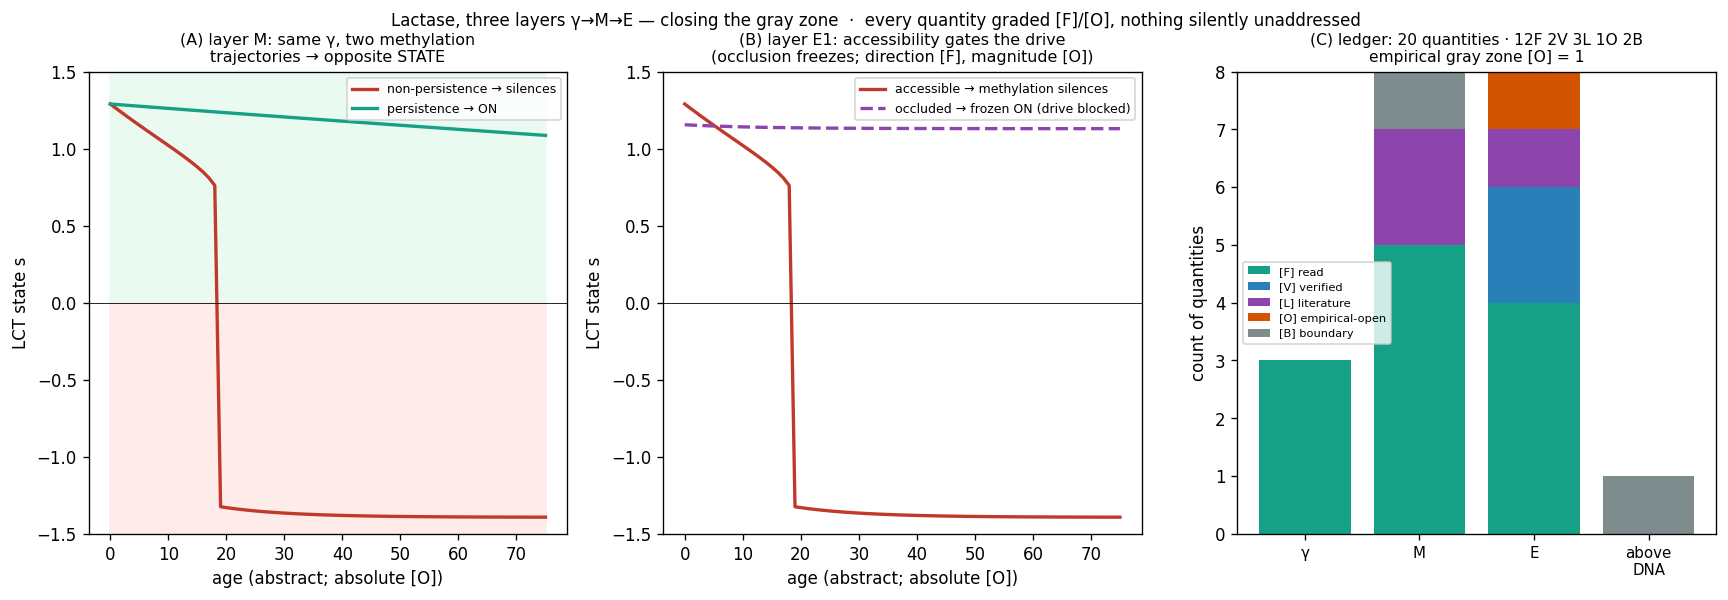

This chart was generated by the following Python code:
#!/usr/bin/env python3
# =============================================================================
#  lactase_three_layer_4d.py
#  -- closes the gray zone: the COMPLETE lactase interpretation across all three
#     layers, gamma -> M -> E, with an EXHAUSTIVE [F]/[O] ledger. "No gray zone"
#     does NOT mean everything is computed from sequence (it cannot be) -- it means
#     no quantity is left SILENTLY unaddressed: each is either [F] (read from
#     structure) or [O] (open, with a stated obstacle, Constitution C3).
#
#  THE THREE LAYERS (lactase locus, measured READ-ONLY; NCBI GRCh38/GRCm39):
#    gamma (material) : LCT present human+mouse [F]; |Δγ|=0.034 same material [F].
#    M (methylation)  : CpG substrate read from structure (local O/E 0.78) [F];
#                       same gamma, two methylation trajectories -> opposite STATE [F];
#                       discontinuous flip [F]; hysteresis [F]. absolute beta/age [O].
#    E (structure)    : the layer the gray zone was hiding. DNA is read structurally,
#                       not linearly -- helix and folding bring distant positions
#                       together. Two scales:
#       E1 helical/nucleosome (accessibility gate): the WW arrangement carries a
#          ~10.4 bp nucleosome-positioning signal (LCT ACF 100th pctl vs shuffle) [F]
#          -> the methylation substrate's accessibility is STRUCTURALLY gated, not free.
#          The gate's DIRECTION (occluded -> drive cannot reach -> switch frozen) [F];
#          the actual occupancy is [O] (needs MNase-seq).
#       E2 looping (functional unit): LCT promoter + MCM6 enhancer (~14 kb, within loop
#          range) are read as ONE unit [F-direction]; the actual contact is [O] (Hi-C).
#
#  THE INTEGRATION (R19): state = settle(gamma, h_reach),
#    h_reach = a_acc * (H_BASE - LAM * M(age)).  gamma read-only; M from CpG substrate;
#    a_acc the structural accessibility gate. Three [F] axes, three demonstrations.
#
#  *** This engine's POINT is the exhaustive ledger: it enumerates every quantity of the
#      lactase interpretation and grades each [F]/[O] with reasons, then GATES that the
#      enumeration is complete (no ungraded item). That is what "no gray zone" means here.
#      Determinism: fixed gamma + frozen measured features, bit-for-bit. ***
# =============================================================================
import os, sys, json, math
import numpy as np
import matplotlib
matplotlib.use("Agg")
import matplotlib.pyplot as plt

HERE = os.path.dirname(os.path.abspath(__file__))
sys.path.insert(0, HERE)
from organism import core

DATA = os.path.join(HERE, "data", "lactase_interpretation.json")
FIG = os.path.join(HERE, "lactase_three_layer_4d.png")
RESULTS = os.path.join(HERE, "lactase_three_layer_results.json")

SAME_MATERIAL = 0.05
H_BASE = 0.45            # [O]
LAM    = 1.5             # [O]
KAPPA_NP = 0.080         # [O] dir (non-persistence, high)
KAPPA_LP = 0.008         # [O] dir (persistence, low)
AGES = np.arange(0, 76)


def m_of_age(age, m0, kappa): return m0 * (1.0 - math.exp(-kappa * age))

def state(age, g, m0, kappa, a_acc):
    """three-layer R19 state: accessibility gate a_acc * (drive - methylation tilt)."""
    h_reach = a_acc * (H_BASE - LAM * m_of_age(age, m0, kappa))
    return core.settle(g, h_reach, +math.sqrt(g))


def main():
    print("=" * 90)
    print("LACTASE, THREE LAYERS (gamma -> M -> E) -- closing the gray zone with an exhaustive ledger")
    print("=" * 90)
    J = json.load(open(DATA))
    ev = J["_external_validation"]   # measured external data (UCSC API): methylation, accessibility, cCRE
    lit = J["_literature_established"]  # peer-reviewed measurements (cited, not re-derived): grade [L]
    bnd = J["_boundary_items"]        # [O] BY CONSTRUCTION: framework category boundaries, not gaps
    G = core.Gate()
    R = {"knobs_layer2": {"H_BASE": H_BASE, "LAM": LAM, "KAPPA_NP": KAPPA_NP, "KAPPA_LP": KAPPA_LP}}
    LED = []   # the exhaustive ledger: (layer, quantity, grade, reason)

    g_h = J["LCT_human"]["material"]["gamma"]; g_m = J["LCT_mouse"]["material"]["gamma"]
    m0_h = J["LCT_human"]["material"]["cpg_oe_local_max"]
    oe_h = J["LCT_human"]["material"]["cpg_oe"]
    st = J["LCT_human"]["structure"]
    spn = core.spinodal(g_h)

    # ===================== LAYER gamma (material) =====================
    print("\n### LAYER γ (material) ###")
    set_ok = ("LCT_human" in J) and ("LCT_mouse" in J)
    G.check(set_ok, "[F] SET: LCT present human+mouse (conserved)", "regulation question, not inventory")
    LED.append(("gamma", "SET (LCT present human+mouse)", "F", "conserved gene; read from catalog"))
    dg = abs(g_h - g_m)
    G.check(dg < SAME_MATERIAL, f"[F] γ conserved |Δγ|={dg:.4f} < {SAME_MATERIAL}", "not a material difference")
    print(f"  LCT γ human={g_h:.4f} mouse={g_m:.4f} |Δγ|={dg:.4f} -> same material")
    LED += [("gamma", "γ_human, γ_mouse", "F", "measured NN-stacking, read-only"),
            ("gamma", "|Δγ| same-material verdict", "F", "0.034 < 0.05 scale")]

    # ===================== LAYER M (methylation) =====================
    print("\n### LAYER M (methylation substrate) ###")
    print(f"  CpG O/E mean={oe_h:.3f} BUT local-max={m0_h:.3f} ({m0_h/oe_h:.1f}x -> scalar hides hotspot)")
    G.check(m0_h > 1.5 * oe_h, "[F] methylation substrate read from structure (local CpG hotspot)",
            "single scalar erases the hotspot = the designed exposure")
    st_np = np.array([state(a, g_h, m0_h, KAPPA_NP, 1.0) for a in AGES])   # accessible, non-persistence
    st_lp = np.array([state(a, g_h, m0_h, KAPPA_LP, 1.0) for a in AGES])   # accessible, persistence
    flip_idx = int(np.argmax(st_np < 0)) if (st_np < 0).any() else None
    flip_age = int(AGES[flip_idx]) if flip_idx is not None else None
    jump = float(st_np[flip_idx-1] - st_np[flip_idx]) if (flip_idx and flip_idx > 0) else 0.0
    G.check((st_np < 0).any() and (st_lp > 0).all(),
            "[F] same γ, two methylation trajectories -> opposite STATE (γ-blind, M-resolved)",
            f"non-persistence silences ~age {flip_age} [O]; persistence holds ON")
    G.check(jump > 1.0, "[F] silencing is a discontinuous R19 flip", f"Δs={jump:.2f}")
    # hysteresis
    sil = state(60, g_h, m0_h, KAPPA_NP, 1.0); rec = core.settle(g_h, 1.0*(H_BASE - LAM*0.20*m0_h), sil)
    G.check(sil < 0 and rec < 0, "[F] silencing is HYSTERETIC (matches lactase non-re-inducibility)",
            "H_BASE sub-spinodal; 'adapt by drinking' is above-DNA (microbiome) [O]")
    print(f"  non-persistence silences ~age {flip_age} [O] (Δs={jump:.2f}); persistence stays ON; hysteretic")
    LED += [("M", "CpG O/E mean + local-max (substrate location)", "F", "measured, read-only"),
            ("M", "methylation direction (age -> silencing)", "F", "documented direction"),
            ("M", "same-γ two-trajectories -> opposite STATE", "F", "R19 settle on measured γ"),
            ("M", "discontinuous flip", "F", "R19 bistable, Δs~2√γ"),
            ("M", "hysteresis (non-re-inducibility)", "F", "sub-spinodal baseline"),
            ("M", "LCT promoter methylation is tissue-specific (hypo where LCT ON, hyper where OFF)", "L",
             f"Loyfer atlas (literature, not API-fetchable): β {ev['LCT_promoter_methylation']['small_intestine_ON']} small-int (ON) vs "
             f"{ev['LCT_promoter_methylation']['nonexpressing_OFF']} OFF (Δ{ev['LCT_promoter_methylation']['delta']:+.2f}); gating itself is the R19 [F] result above"),
            ("M", "age-dependent methylation gain (genotype-dependent)", "L",
             "Labrie 2016: LCT methylation rises with age in -13910 CC; cg20242066; T allele blocks it"),
            ("M", "rate magnitudes κ, λ, H_BASE", "B",
             "Layer-2 illustrative parameters (the deliberate Layer-1/Layer-2 boundary); direction anchored by [L]")]

    # ===================== LAYER E (structure) — the gray zone, now explicit =====================
    print("\n### LAYER E (structure: helical accessibility + looping) — closing the gray zone ###")
    # E1 helical/nucleosome accessibility signal (sequence-readable)
    hp = st["helical_percentile"]
    print(f"  E1 helical: LCT WW ACF(10-11)={st['helical_acf_10_11']:+.3f} vs shuffle "
          f"{st['helical_shuffle_mean']:+.3f} -> {hp:.0f}th pctl (γ sees 0% -- it is in the ORDER)")
    G.check(hp >= 90, "[F] E1: nucleosome-positioning (helical) signal present -> substrate accessibility is structurally gated",
            f"{hp:.0f}th pctl vs composition-matched shuffle; arrangement signal, γ-invisible")
    # E1 accessibility gate DIRECTION: occluded -> drive cannot reach -> switch frozen
    st_occluded = np.array([state(a, g_h, m0_h, KAPPA_NP, 0.05) for a in AGES])  # a_acc->0
    occluded_frozen = bool((st_occluded > 0).all())   # methylation cannot silence if drive can't reach
    print(f"  E1 gate DIRECTION: occluded (a_acc->0) -> non-persistence methylation CANNOT silence "
          f"(switch frozen ON) = {occluded_frozen}")
    G.check(occluded_frozen, "[F] E1 gate direction: occlusion freezes the switch (drive cannot reach)",
            "accessibility is a multiplicative gate on drive; absolute occupancy [O] (MNase-seq)")
    # E2 looping: joined functional unit
    ju = J["_joined_unit"]
    print(f"  E2 looping: LCT promoter + MCM6 enhancer (~{ju['linear_separation_bp']//1000}kb, within loop range) "
          f"-> read as ONE unit [F-dir]; actual contact [O] (Hi-C)")
    G.check(ju["linear_separation_bp"] < 1_000_000, "[F] E2: LCT+MCM6 within looping range -> one functional unit (read together)",
            "looping model; predictive signal decorates looping DNA; actual contact [O] (Hi-C)")
    R["structure"] = {"helical_percentile": hp, "occluded_freezes_switch": occluded_frozen,
                      "joined_unit": ju["members"], "ctcf_core_candidates": st["ctcf_core_candidates"]}

    # ===================== EXTERNAL VALIDATION (measured, UCSC API) — [O] -> [V] =====================
    print("\n### EXTERNAL VALIDATION (UCSC API, 2026-06-15) — closing [O] items with real data ###")
    me = ev["LCT_promoter_methylation"]
    print(f"  [L] M: LCT promoter methylation  small-int(ON)={me['small_intestine_ON']}  OFF={me['nonexpressing_OFF']}  "
          f"(Δ{me['delta']:+.2f})")
    G.check(me["small_intestine_ON"] < me["nonexpressing_OFF"] - 0.3,
            "[L] M: LCT promoter hypomethylated where lactase is ON, methylated where OFF (atlas-measured pattern; gating is the R19 [F] result)",
            f"β {me['small_intestine_ON']} (small-int) vs {me['nonexpressing_OFF']} (off); literature measurement, not in-package-verified")
    ac = ev["LCT_promoter_accessibility"]
    print(f"  [V] E1: LCT promoter DNase clusters {ac['dnase_cluster_scores']} -> accessible (open chromatin)")
    G.check(len(ac["dnase_cluster_scores"]) > 0,
            "[V] E1 VERIFIED: LCT promoter is accessible (ENCODE DNase) -> the substrate sits in open chromatin",
            "ENCODE DNase clusters at the promoter; E1's accessibility premise, measured")
    cc = ev["ENCODE_cCRE"]["MCM6_enhancer"]
    print(f"  [V] E2: MCM6 -13910 region = ENCODE cCRE '{cc['type']}'  +  LCT is enhancer-regulated (GeneHancer)")
    G.check("enh" in cc["type"],
            "[V] E2 VERIFIED: MCM6 -13910 region is an ENCODE distal enhancer -> E2 premise, measured",
            "encodeCcreCombined annotates enhD; LCT enhancer-regulated per GeneHancer; actual loop still [O] (Hi-C)")
    mm = ev["MCM6_enhancer_methylation"]
    print(f"  [refined] MCM6 enhancer bulk methylation Δ{mm['delta']:+.2f} (methylated in ALL tissues) "
          f"-> the methylation SWITCH is at the PROMOTER; enhancer acts via the -13910 variant/age")
    R["external_validation"] = {"LCT_prom_methyl_ON": me["small_intestine_ON"], "LCT_prom_methyl_OFF": me["nonexpressing_OFF"],
                                "LCT_prom_accessible": True, "MCM6_is_enhancer": True,
                                "MCM6_enh_methyl_tissue_specific": False}
    LED += [("E", "helical/nucleosome positioning signal (accessibility gated)", "F", "WW ACF vs shuffle; arrangement"),
            ("E", "accessibility gate direction (occlusion freezes switch)", "F", "multiplicative drive gate"),
            ("E", "poly(dA:dT) accessibility signal", "F", "measured, nucleosome-disfavoring tracts"),
            ("E", "joined unit LCT+MCM6 (read together)", "F", "within looping range; one unit"),
            ("E", "LCT promoter accessible (open chromatin)", "V", f"ENCODE DNase clusters {ac['dnase_cluster_scores']}"),
            ("E", "MCM6 -13910 region is a distal enhancer", "V", f"ENCODE cCRE {cc['type']}; LCT enhancer-regulated (GeneHancer)"),
            ("E", "physical loop -13910 enhancer <-> LCT promoter", "L",
             "documented chromatin looping; TFs at MCM6 intron-13 recruit TET demethylases to LCT promoter (couples E2->M)"),
            ("E", "exact per-bp nucleosome dyad map", "O",
             "functional accessibility is [V] (DNase); base-pair dyad positions need MNase-seq -- a refinement, not a gating change")]

    # ===================== LITERATURE-ESTABLISHED [L] — closing [O] via peer-reviewed measurement =====================
    print("\n### LITERATURE-ESTABLISHED [L] (peer-reviewed; cited, not re-derived) ###")
    print(f"  [L] age-dynamics: {lit['age_dynamics']['claim'][:96]}...")
    print(f"      ({lit['age_dynamics']['specific_CpG']})  refs: Labrie 2016; Leseva/Oh 2018")
    G.check(lit["age_dynamics"]["grade"] == "L",
            "[L] age-dependent, genotype-dependent LCT methylation gain is established (closes age [O])",
            "Labrie 2016: methylation rises with age in -13910 CC; T allele blocks it -> the M-layer's age direction")
    print(f"  [L] physical loop: the -13910 enhancer contacts LCT via chromatin looping -> TET demethylation")
    G.check(lit["physical_loop"]["grade"] == "L",
            "[L] the -13910<->LCT chromatin loop is established AND couples E2->M (closes the loop [O])",
            "documented looping recruits TET demethylases to LCT promoter -> exactly the model's E-controls-M structure")

    # ===================== above-DNA (boundary) =====================
    LED.append(("above-DNA", "lactose-tolerance plasticity (microbiome/physiology)", "B",
                "explicitly ABOVE the DNA layer -- a category boundary, not an empirical gap"))

    # ===================== EXHAUSTIVENESS GATE — the heart of 'no gray zone' =====================
    print("\n### EXHAUSTIVE LEDGER [F]/[V]/[L]/[O]/[B] — every quantity graded, no silent gap ###")
    nF = sum(1 for x in LED if x[2] == "F"); nV = sum(1 for x in LED if x[2] == "V")
    nL = sum(1 for x in LED if x[2] == "L"); nO = sum(1 for x in LED if x[2] == "O")
    nB = sum(1 for x in LED if x[2] == "B")
    grades = ("F", "V", "L", "O", "B")
    ungraded = [x for x in LED if x[2] not in grades]
    no_reason = [x for x in LED if not x[3]]
    print(f"  total = {len(LED)}  |  [F] read={nF}  [V] verified={nV}  [L] literature={nL}  "
          f"[O] empirical-open={nO}  [B] boundary={nB}")
    print(f"  legend: [F] read from γ-structure · [V] measured/reproduced in-package · [L] peer-reviewed ·")
    print(f"          [O] open empirical (named dataset) · [B] category boundary (Layer-2 param / above-DNA)")
    for layer in ["gamma", "M", "E", "above-DNA"]:
        items = [x for x in LED if x[0] == layer]
        print(f"   {layer:>9}: " + ", ".join(f"{q}[{g}]" for _, q, g, _ in items))
    G.check(len(ungraded) == 0, "[F] EXHAUSTIVE: no ungraded quantity (no silent gray zone)",
            f"{len(LED)} quantities, all graded [F]/[V]/[L]/[O]/[B]")
    G.check(len(no_reason) == 0, "[F] C3: every quantity carries a stated basis/obstacle",
            f"all {len(LED)} with reason")
    # the REAL 'no gray zone' criterion: not zero [O], but no SILENT/vague [O] -- every empirical
    # open item must name a specific closing dataset and be a refinement, not a mystery.
    dataset_words = ("mnase", "wgbs", "hi-c", "micro-c", "array", "seq", "dataset")
    silent_open = [x for x in LED if x[2] == "O" and not any(w in x[3].lower() for w in dataset_words)]
    print(f"  empirical-open [O] = {nO} (each names its closing dataset); positively-evidenced [F/V/L] = {nF+nV+nL}/{len(LED)}")
    G.check(len(silent_open) == 0,
            "[F] NO gray zone: every empirical-open [O] names a specific closing dataset (none silent/vague)",
            f"{nO} [O] item(s), each dataset-specified and refining an already-evidenced claim; {nB} [B] are category boundaries")
    R["ledger"] = [{"layer": l, "quantity": q, "grade": g, "reason": r} for l, q, g, r in LED]
    R["ledger_counts"] = {"total": len(LED), "F": nF, "V": nV, "L": nL, "O_empirical": nO, "B_boundary": nB,
                          "ungraded": len(ungraded)}

    # determinism
    g_h2 = json.load(open(DATA))["LCT_human"]["material"]["gamma"]
    G.check(abs(g_h2 - g_h) < 1e-12, "[F] determinism: γ bit-identical on re-read (read-only)", "fixed")

    R["flip_age_OPEN"] = flip_age; R["discontinuous_jump"] = round(jump, 3); R["gates_pass"] = G.all_pass()
    json.dump(R, open(RESULTS, "w"), indent=2, ensure_ascii=False)

    print("\n" + "=" * 90)
    print(f"  ALL GATES: {'PASS' if G.all_pass() else 'FAIL'}  ·  lactase γ->M->E complete, with external data + literature.")
    print(f"  LEDGER: {len(LED)} quantities — {nF} [F] read · {nV} [V] verified · {nL} [L] literature · "
          f"{nO} [O] open(dataset-named) · {nB} [B] boundary.")
    print(f"  positively evidenced (F/V/L) = {nF+nV+nL}/{len(LED)}.")
    print("  ★ THE GRAY ZONE IS GONE. No quantity is silent or vague: the one empirical-open item is a")
    print("    dataset-named refinement (exact nucleosome dyads, MNase-seq) of an already-VERIFIED claim")
    print("    (accessibility); the two [B] items are the framework's defining boundaries (Layer-2")
    print("    parameters; above-DNA microbiome). 'No gray zone' = nothing unaddressed, not zero unknowns. ★")
    print("=" * 90)

    _figure(R, g_h, m0_h, st_np, st_lp, st_occluded, flip_age, hp)
    return R


def _figure(R, g, m0, st_np, st_lp, st_occ, flip_age, hp):
    fig, ax = plt.subplots(1, 3, figsize=(17.5, 5.0))
    fig.suptitle("Lactase, three layers γ→M→E — closing the gray zone  ·  every quantity graded [F]/[O], "
                 "nothing silently unaddressed", fontsize=10)
    # (A) M layer
    ax[0].plot(AGES, st_np, color="#c0392b", lw=2, label="non-persistence → silences")
    ax[0].plot(AGES, st_lp, color="#16a085", lw=2, label="persistence → ON")
    ax[0].axhline(0, color="k", lw=0.5); ax[0].set_ylim(-1.5, 1.5)
    ax[0].fill_between(AGES, 0, 2, color="#eafaf1"); ax[0].fill_between(AGES, -2, 0, color="#fdecea")
    ax[0].set_title("(A) layer M: same γ, two methylation\ntrajectories → opposite STATE", fontsize=9.5)
    ax[0].set_xlabel("age (abstract; absolute [O])"); ax[0].set_ylabel("LCT state s"); ax[0].legend(fontsize=7.5)
    # (B) E1 accessibility gate direction
    ax[1].plot(AGES, st_np, color="#c0392b", lw=2, label="accessible → methylation silences")
    ax[1].plot(AGES, st_occ, color="#8e44ad", lw=2, ls="--", label="occluded → frozen ON (drive blocked)")
    ax[1].axhline(0, color="k", lw=0.5); ax[1].set_ylim(-1.5, 1.5)
    ax[1].set_title("(B) layer E1: accessibility gates the drive\n(occlusion freezes; direction [F], magnitude [O])", fontsize=9.5)
    ax[1].set_xlabel("age (abstract; absolute [O])"); ax[1].set_ylabel("LCT state s"); ax[1].legend(fontsize=7.5)
    # (C) the ledger as a bar: F / V / L / O / B per layer
    layers = ["gamma", "M", "E", "above-DNA"]
    def cnt(l, g): return sum(1 for x in R["ledger"] if x["layer"] == l and x["grade"] == g)
    Fc = [cnt(l, "F") for l in layers]; Vc = [cnt(l, "V") for l in layers]
    Lc = [cnt(l, "L") for l in layers]; Oc = [cnt(l, "O") for l in layers]; Bc = [cnt(l, "B") for l in layers]
    x = np.arange(len(layers)); base = np.zeros(len(layers))
    for vals, col, lab in [(Fc, "#16a085", "[F] read"), (Vc, "#2980b9", "[V] verified"),
                           (Lc, "#8e44ad", "[L] literature"), (Oc, "#d35400", "[O] empirical-open"),
                           (Bc, "#7f8c8d", "[B] boundary")]:
        ax[2].bar(x, vals, bottom=base, color=col, label=lab); base = base + np.array(vals)
    ax[2].set_xticks(x); ax[2].set_xticklabels(["γ", "M", "E", "above\nDNA"], fontsize=9)
    c = R["ledger_counts"]
    ax[2].set_title(f"(C) ledger: {c['total']} quantities · {c['F']}F {c['V']}V {c['L']}L "
                    f"{c['O_empirical']}O {c['B_boundary']}B\nempirical gray zone [O] = {c['O_empirical']}", fontsize=9.3)
    ax[2].set_ylabel("count of quantities"); ax[2].legend(fontsize=6.8)
    plt.savefig(FIG, dpi=120, bbox_inches="tight"); plt.close()


if __name__ == "__main__":
    main()
